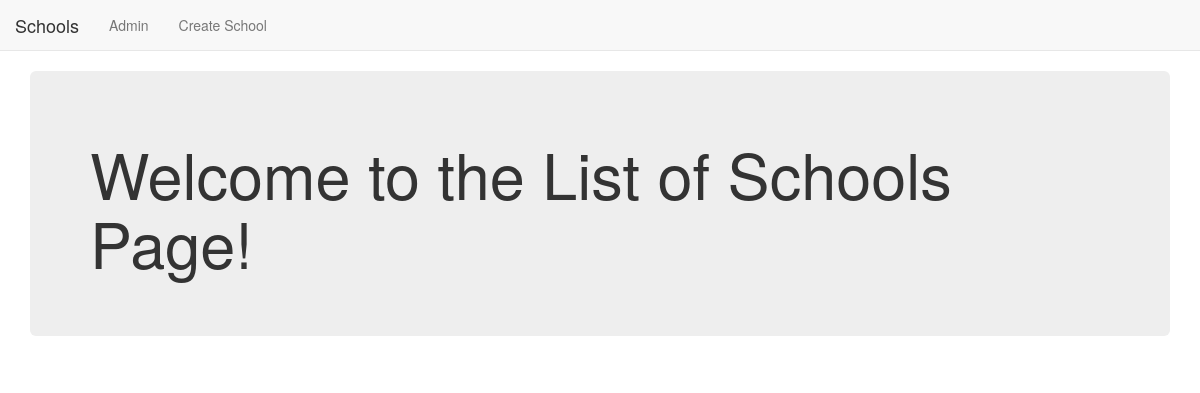
The page /cbv_app/ on the database as committed earlier.
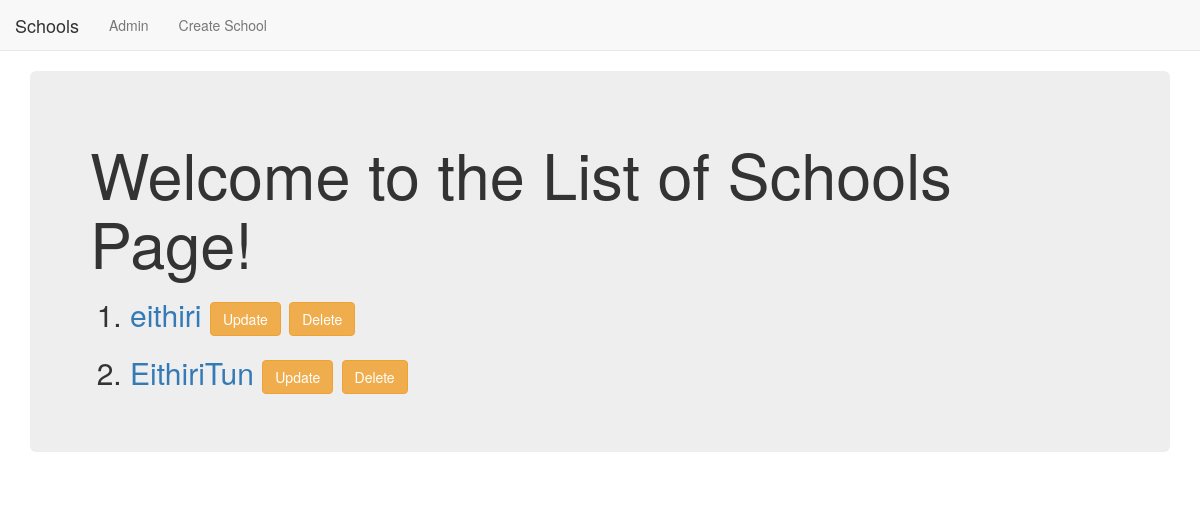
The same page on the database as committed later.
### CbvApp/models.py (models this page shows, shortened)
class School(models.Model):
    name = models.CharField(max_length=256)
    principal = models.CharField(max_length=256)
    location = models.CharField(max_length=256)

### CbvApp/views.py (the view)
# urls.py: path('',views.SchoolListView.as_view(),name='list'),
class SchoolListView(ListView):
    model = models.School

### templates/CbvApp/school_list.html
{% extends "CbvApp/basic_app_base.html" %}
{% block body_block %}
  <div class="jumbotron">
    <h1>Welcome to the List of Schools Page!</h1>
      <ol>
        {% for school in school_list %}
          <h2><li><a href="(%3FP{{school.id}}%5Cd+)/">{{school.name}} </a>
          <a class='btn btn-warning' href="{% url 'CbvApp:update' pk=school.pk %}">Update</a>
          <a class='btn btn-warning' href="{% url 'CbvApp:delete' pk=school.pk %}">Delete</a>
          </li></h2>
        {% endfor %}
      </ol>
  </div>
{% endblock %}

### templates/CbvApp/basic_app_base.html (shortened to what this page needs)
<!DOCTYPE html>
{% load static %}
<html>
  <head>
    <link rel="stylesheet" href="https://maxcdn.bootstrapcdn.com/bootstrap/3.3.7/css/bootstrap.min.css">
</head>
  <body>
    <nav class="navbar navbar-default navbar-static-top">
        <ul class="nav navbar-nav">
          <li><a class="navbar-brand" href="{% url 'CbvApp:list' %}">Schools</a></li>
          <li><a class="navbar-link" href="{% url 'admin:index' %}">Admin</a></li>
          <li><a class="navbar-link" href="{% url 'CbvApp:create' %}">Create School</a></li>
        </ul>
    </nav>
    <div class="container">
      {% block body_block %}
      {% endblock %}
    </div>
  </body>
</html>

Rows that differ between the two databases and show on the page:
added School: name "eithiri"
added School: name "EithiriTun"
